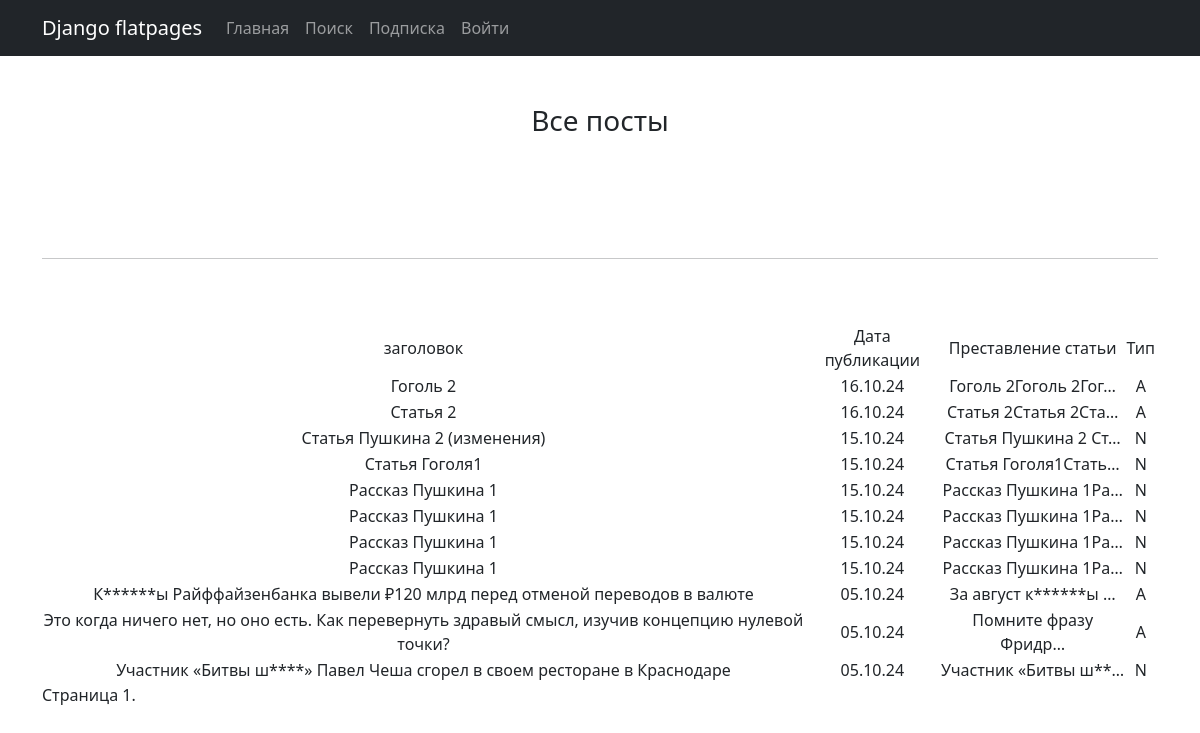
The page /posts/ on the database as committed earlier.
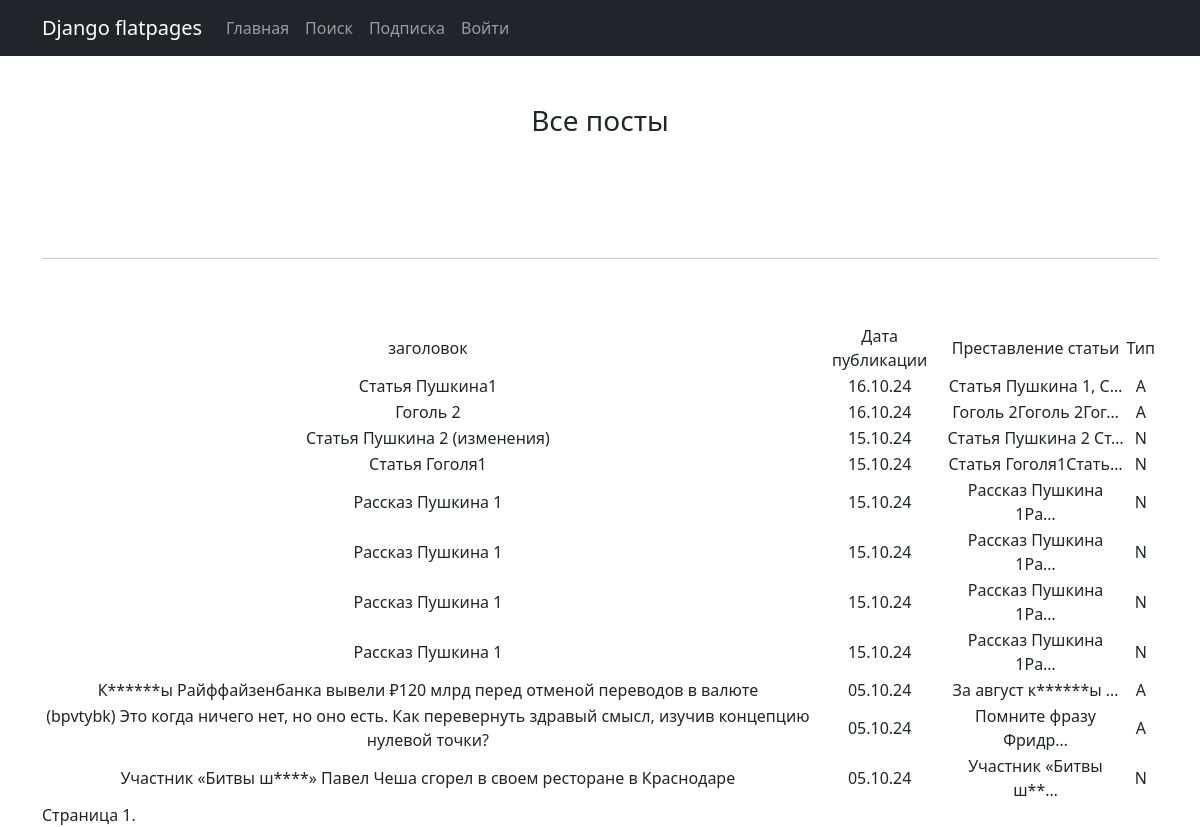
The same page on the database as committed later.
### news/models.py (models this page shows, shortened)
class Post(models.Model):
    author = models.ForeignKey(Author, on_delete=models.DO_NOTHING)
    type = models.CharField(max_length=10, choices=TYPE_POST)
    date = models.DateTimeField(auto_now_add=True)
    category = models.ManyToManyField(Category, through='PostCategory')
    title = models.CharField(max_length=255)
    text = models.TextField()
    rating = models.IntegerField(default=0)

### news/views.py (the view)
# urls.py: path('', cache_page(60*1)(NewsList.as_view()), name='news_list'),
class NewsList(ListView):
    model = Post
    ordering = '-date'
    template_name = 'news.html'
    context_object_name = 'news'
    paginate_by = 20

### news/templatetags/custom_filters.py (called while the page is built)
@register.filter()
def censor(value):
    for bad_words, norm_words in DIC_BAD_WORDS.items():
        value = value.replace(bad_words, norm_words)
        print
    return value

### templates/news.html (shortened to what this page needs)
{% extends 'flatpages/default.html' %}
{% block content %}
{% load custom_filters %}
<br> </br>
<h3> Все посты  </h3>
    <br> </br>
<br> </br>
<hr>
<br> </br>
 {% if news %}
    <table>
        <tr>
            <td>заголовок</td>
            <td>Дата публикации</td>
            <td>Преставление статьи</td>
            <td>Тип</td>
            <td>
            </td>
        </tr>
        {% for new in news %}
        <tr class="{% cycle '--bs-blue' '--bs-white' %}">
            <td>{{ new.title|censor }}</td>
            <td>{{ new.date|date:'d.m.y' }}</td>
            <td>{{ new.text|censor|truncatechars:20 }}</td>
            <td>{{ new.type }}</td>
            <td>
            </td>
        </tr>
        {% endfor %}
    </table>
 {% else %}
       <h2>Товаров нет!</h2>
 {% endif %}
<div class="pagination">
    <span class="step-links">
        <span class="current">
            Страница {{ page_obj.number }}.
        </span>
    </span>
</div>
{% endblock content %}

### templates/flatpages/default.html (shortened to what this page needs)
<!DOCTYPE html>
{% load static %}
{% load cache %}
<html lang="en">
    <head>
        <link href="{% static 'css/styles.css' %}" rel="stylesheet" />
    </head>
    <body>
        {% cache 3 main_menu %}
        {% block main_menu %}
        <nav class="navbar navbar-expand-lg navbar-dark bg-dark static-top">
           <div class="container">
               <a class="navbar-brand" href="#">Django flatpages</a>
               <div class="collapse navbar-collapse" id="navbarResponsive">
                   <ul class="navbar-nav ml-auto">
                       <li class="nav-item active">
                           <a class="nav-link" href="/posts/#">Главная
                           </a>
                       </li>
                       <li class="nav-item">
                           <a class="nav-link" href="/posts/news/search/">Поиск</a>
                       </li>
                       <li class="nav-item">
                           <a class="nav-link" href="/posts/subscriptions/">Подписка</a>
                       </li>
                       <li class="nav-item">
                           <a class="nav-link" href="/accounts/">Войти</a>
                       </li>
                   </ul>
               </div>
           </div>
        </nav>
        {% endblock main_menu %}
        {%endcache%}
        <div class="container">
           <div class="row">
               <div class="col-lg-12 text-center">
                   {% block content %}{% endblock content %}
               </div>
           </div>
        </div>
    </body>
</html>

Rows that differ between the two databases and show on the page:
removed Post: title|censor "Статья 2", date "16.10.24", text|censor "Статья 2Статья 2Ста…", type "A"
added Post: title|censor "Статья Пушкина1", date "16.10.24", text|censor "Статья Пушкина 1, С…", type "A"
changed Post "Помните фразу Фридр…": title|censor "Это когда ничего нет, но оно есть. Как перевернуть здравый смысл, изучив концепцию нулевой точки?" → "(bpvtybk) Это когда ничего нет, но оно есть. Как перевернуть здравый смысл, изучив концепцию нулевой точки?"
